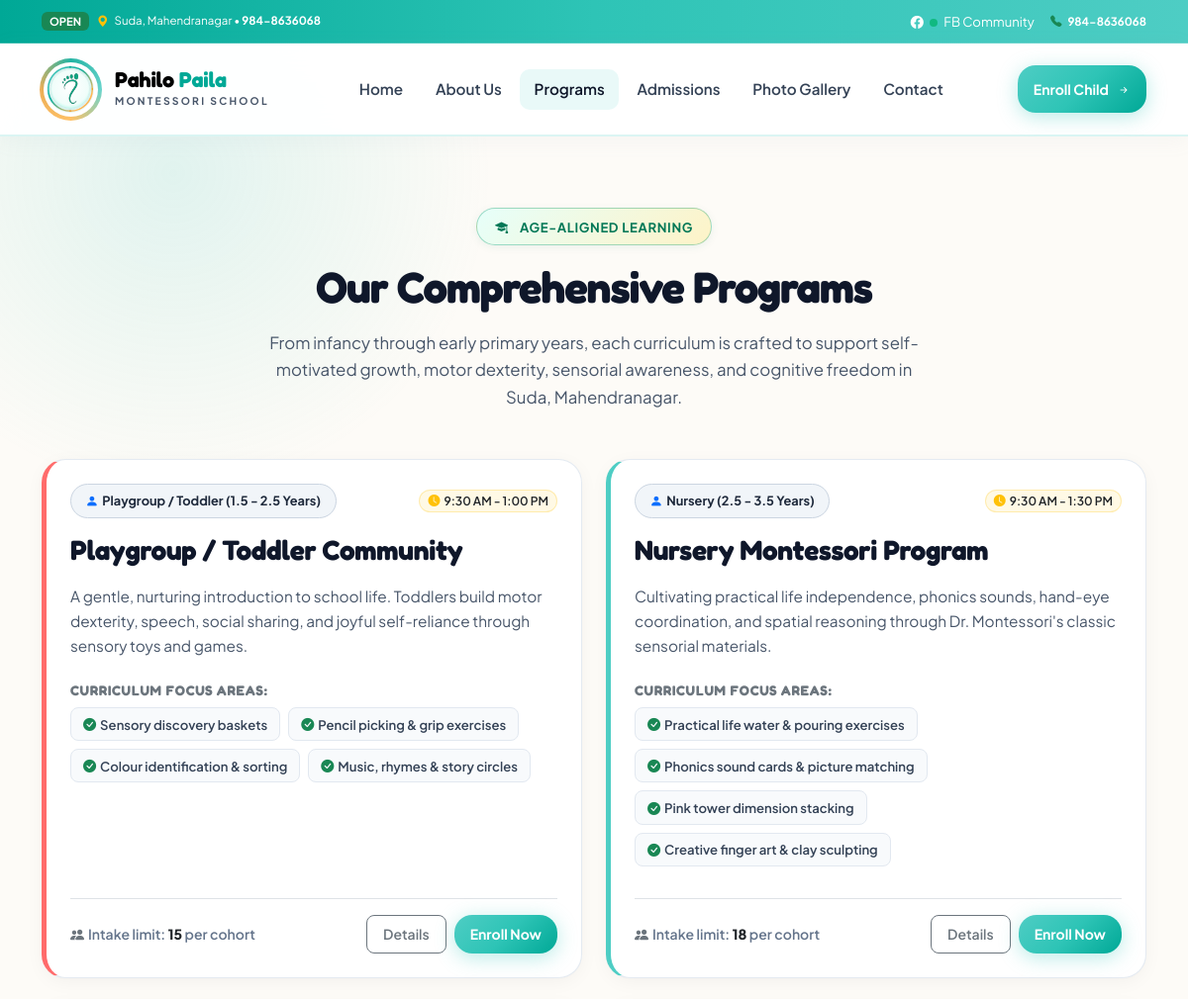
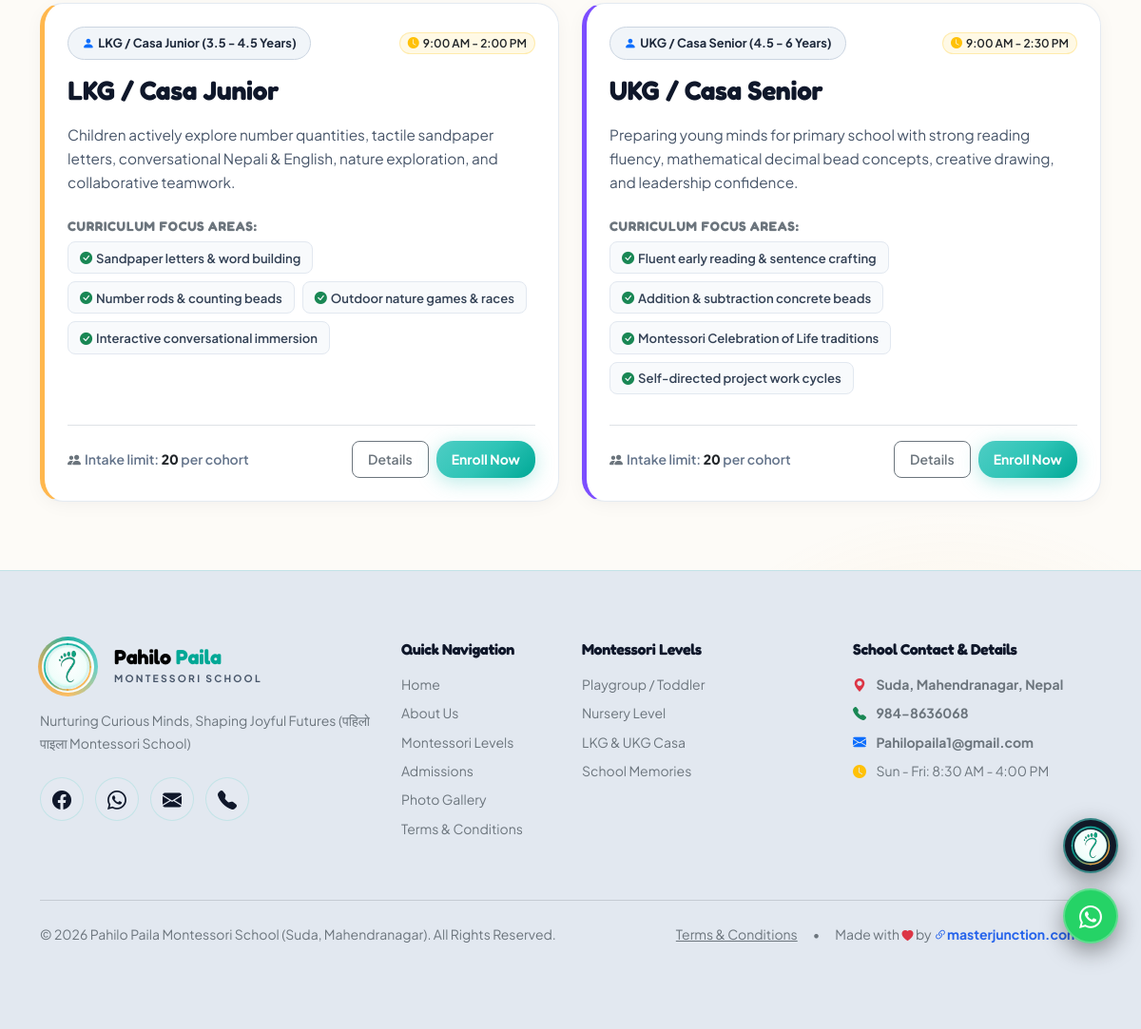
Screenshot of /programs/ with the database file from the repository (2 pictures, top to bottom).
### school/models.py (models this page shows, shortened)
class Program(models.Model):
    AGE_GROUPS = [
        ('playgroup', 'Playgroup / Toddler (1.5 - 2.5 Years)'),
        ('nursery', 'Nursery (2.5 - 3.5 Years)'),
        ('lkg', 'LKG / Casa Junior (3.5 - 4.5 Years)'),
        ('ukg', 'UKG / Casa Senior (4.5 - 6 Years)'),
        ('afterschool', 'After-School Sensorial Activities (3 - 6 Years)'),
    ]
    title = models.CharField(max_length=150)
    slug = models.SlugField(unique=True)
    age_group = models.CharField(max_length=50, choices=AGE_GROUPS)
    timing = models.CharField(max_length=100, default="9:30 AM - 2:00 PM")
    capacity = models.PositiveIntegerField(default=15)
    description = models.TextField()
    highlights = models.TextField(help_text="Newline list of key learning highlights")
    icon = models.CharField(max_length=50, default="bi-stars")
    color_accent = models.CharField(max_length=20, default="#FF6B6B")
    is_featured = models.BooleanField(default=True)
    order = models.PositiveIntegerField(default=0)
    class Meta:
        ordering = ['order', 'title']
    def highlights_list(self):
        return [h.strip() for h in self.highlights.split('\n') if h.strip()]

class SchoolInfo(models.Model):
    name = models.CharField(max_length=200, default="Pahilo Paila Montessori School")
    motto = models.CharField(max_length=300, default="Nurturing Curious Minds, Shaping Joyful Futures (पहिलो पाइला)")
    phone = models.CharField(max_length=100, default="984-8636068")
    email = models.EmailField(default="Pahilopaila1@gmail.com")
    address = models.CharField(max_length=300, default="Suda, Mahendranagar, Nepal")
    opening_hours = models.CharField(max_length=100, default="Sun - Fri: 8:30 AM - 4:00 PM")
    about_text = models.TextField(default="Pahilo Paila Montessori School provides authentic, child-centered early childhood education. We nurture curiosity, motor coordination, cognitive growth, and self-directed learning in a loving preschool environment.")
    facebook_url = models.URLField(blank=True, null=True, default="https://www.facebook.com/p/Pahilo-Paila-Montessori-School-61569129280008/")
    instagram_url = models.URLField(blank=True, null=True, default="https://instagram.com")
    youtube_url = models.URLField(blank=True, null=True, default="https://youtube.com")
    class Meta:
        verbose_name = "School Configuration"
        verbose_name_plural = "School Configuration"

### school/views.py (the view)
# urls.py: path('programs/', views.programs_view, name='programs'),
def programs_view(request):
    programs = Program.objects.all()
    return render(request, 'school/programs.html', {'programs': programs})

### school/context_processors.py (called while the page is built)
def school_context(request):
    school_info = SchoolInfo.objects.first()
    active_notices = Notice.objects.filter(is_active=True)[:3]
    return {
        'school_info': school_info,
        'active_notices': active_notices,
    }

### templates/school/programs.html (shortened to what this page needs)
{% extends 'base.html' %}
{% block content %}
<section class="py-5">
  <div class="container py-4">
    <div class="text-center max-w-700 mx-auto mb-5">
      <div class="badge-montessori mb-3">
        <i class="bi bi-mortarboard-fill me-1"></i> Age-Aligned Learning
      </div>
      <h1 class="section-title mb-3">Our Comprehensive Programs</h1>
      <p class="section-subtitle">
        From infancy through early primary years, each curriculum is crafted to support self-motivated growth, motor dexterity, sensorial awareness, and cognitive freedom in Suda, Mahendranagar.
      </p>
    </div>
    <div class="row g-4">
      {% for program in programs %}
      <div class="col-lg-6">
        <div class="glass-panel p-4 p-md-4 h-100 d-flex flex-column justify-content-between" style="border-left: 5px solid {{ program.color_accent }};">
          <div>
            <div class="d-flex justify-content-between align-items-center mb-3 flex-wrap gap-2">
              <span class="badge-age-pill">
                <i class="bi bi-person-fill text-primary me-1"></i> {{ program.get_age_group_display }}
              </span>
              <span class="badge bg-warning bg-opacity-10 text-dark border border-warning border-opacity-25 px-2 py-1 rounded-pill small fw-semibold">
                <i class="bi bi-clock-fill text-warning me-1"></i>{{ program.timing }}
              </span>
            </div>
            <h2 class="h3 fw-bold mb-3" style="color: #0F172A; letter-spacing: -0.01em;">
              {{ program.title }}
            </h2>
            <p class="mb-4" style="color: #475569; font-size: 0.96rem; line-height: 1.65;">
              {{ program.description }}
            </p>
            <div class="mb-4">
              <h6 class="fw-bold mb-2 small text-uppercase text-secondary" style="letter-spacing: 0.05em;">
                Curriculum Focus Areas:
              </h6>
              <div class="d-flex flex-wrap gap-2">
                {% for hl in program.highlights_list %}
                  <span class="badge-tag-curriculum">
                    <i class="bi bi-check-circle-fill text-success me-1"></i>{{ hl }}
                  </span>
                {% endfor %}
              </div>
            </div>
          </div>
          <div class="d-flex justify-content-between align-items-center pt-3 border-top border-slate-200 mt-2">
            <span class="small fw-semibold" style="color: #64748B;">
              <i class="bi bi-people-fill text-secondary me-1"></i>Intake limit: <strong class="text-dark">{{ program.capacity }}</strong> per cohort
            </span>
            <div class="d-flex gap-2">
              <a href="{% url 'school:program_detail' program.slug %}" class="btn btn-sm btn-outline-secondary px-3 py-2 rounded-3 fw-semibold">
                Details
              </a>
              <a href="{% url 'school:admissions' %}" class="btn btn-sm btn-montessori-primary px-3 py-2">
                Enroll Now
              </a>
            </div>
          </div>
        </div>
      </div>
      {% endfor %}
    </div>
  </div>
</section>
{% endblock %}

### templates/base.html (shortened to what this page needs)
{% load static %}
<!DOCTYPE html>
<html lang="en" data-theme="light">
<head>
  <link rel="stylesheet" href="https://cdn.jsdelivr.net/npm/bootstrap@5.3.3/dist/css/bootstrap.min.css">
  <link rel="stylesheet" href="https://cdn.jsdelivr.net/npm/bootstrap-icons@1.11.3/font/bootstrap-icons.min.css">
  <link rel="stylesheet" href="https://cdnjs.cloudflare.com/ajax/libs/animate.css/4.1.1/animate.min.css"/>
  <link rel="stylesheet" href="{% static 'css/style.css' %}">
</head>
<body>
  <div class="notice-marquee">
    <div class="container d-flex align-items-center justify-content-between py-1">
      <div class="d-flex align-items-center gap-2 overflow-hidden w-100">
        <span class="badge bg-success text-uppercase px-2 py-1 flex-shrink-0" style="font-size:0.7rem;">Open</span>
        <span class="text-truncate small">
          <i class="bi bi-geo-alt-fill text-warning me-1"></i>
          Suda, Mahendranagar &bull; <strong>984-8636068</strong>
        </span>
      </div>
      <div class="d-none d-md-flex align-items-center gap-3 ms-3 flex-shrink-0">
        <a href="https://www.facebook.com/p/Pahilo-Paila-Montessori-School-61569129280008/" target="_blank" class="badge-fb-live" style="text-decoration:none;">
          <i class="bi bi-facebook"></i> <span class="live-dot ms-1 me-1"></span> FB Community
        </a>
        <a href="tel:9848636068" class="text-white small fw-bold text-nowrap">
          <i class="bi bi-telephone-fill text-success me-1"></i> 984-8636068
        </a>
      </div>
    </div>
  </div>
  <nav class="navbar navbar-expand-lg navbar-custom sticky-top">
    <div class="container">
      <a class="navbar-brand navbar-brand-wrapper" href="{% url 'school:home' %}" id="nav-brand-logo" title="Pahilo Paila Montessori">
        <div class="avnss-logo-wrapper">
          <img src="{% static 'img/logo.svg' %}" alt="Pahilo Paila Logo" class="navbar-brand-img">
        </div>
        <div class="d-flex flex-column justify-content-center text-start ps-1 brand-text-group">
          <span class="fw-bold font-heading lh-1 brand-title" style="font-size: 1.35rem; letter-spacing: -0.01em; color: #000000;">
            Pahilo <span style="color: #00A896;">Paila</span>
          </span>
          <span class="text-secondary text-uppercase fw-bold brand-subtitle" style="font-size: 0.65rem; letter-spacing: 2.2px; margin-top: 3px;">MONTESSORI SCHOOL</span>
        </div>
      </a>
      <div class="collapse navbar-collapse" id="navbarContent">
        <ul class="navbar-nav mx-auto mb-2 mb-lg-0 gap-1">
          <li class="nav-item">
            <a class="nav-link {% if request.resolver_match.url_name == 'home' %}active{% endif %}" href="{% url 'school:home' %}">Home</a>
          </li>
          <li class="nav-item">
            <a class="nav-link {% if request.resolver_match.url_name == 'about' %}active{% endif %}" href="{% url 'school:about' %}">About Us</a>
          </li>
          <li class="nav-item">
            <a class="nav-link {% if request.resolver_match.url_name == 'programs' %}active{% endif %}" href="{% url 'school:programs' %}">Programs</a>
          </li>
          <li class="nav-item">
            <a class="nav-link {% if request.resolver_match.url_name == 'admissions' %}active{% endif %}" href="{% url 'school:admissions' %}">Admissions</a>
          </li>
          <li class="nav-item">
            <a class="nav-link {% if request.resolver_match.url_name == 'gallery' %}active{% endif %}" href="{% url 'school:gallery' %}">Photo Gallery</a>
          </li>
          <li class="nav-item">
            <a class="nav-link {% if request.resolver_match.url_name == 'contact' %}active{% endif %}" href="{% url 'school:contact' %}">Contact</a>
          </li>
        </ul>
        <div class="d-flex align-items-center gap-2">
          <a href="{% url 'school:admissions' %}" class="btn btn-sm btn-montessori-primary px-3">
            Enroll Child <i class="bi bi-arrow-right-short"></i>
          </a>
        </div>
      </div>
    </div>
  </nav>
  <main>
    {% block content %}{% endblock %}
  </main>
  <div class="floating-right-widget">
    <div class="floating-hover-item" id="floating-pwa-item">
      <div class="floating-btn-circle app-btn" id="pwa-circle-btn" title="Install Pahilo Paila App">
        <img src="{% static 'img/logo.svg' %}" alt="Pahilo Paila Logo Icon">
      </div>
    </div>
    <div class="floating-hover-item">
      <a href="https://wa.me/9779848636068?text=Hello%20Pahilo%20Paila%20Montessori!%20I%20would%20like%20to%20inquire%20about%20admissions." target="_blank" class="floating-btn-circle whatsapp-btn" title="Direct WhatsApp Support (984-8636068)">
        <i class="bi bi-whatsapp fs-4"></i>
      </a>
    </div>
  </div>
  <footer class="footer-custom">
    <div class="container">
      <div class="row g-4">
        <div class="col-lg-4">
          <div class="d-flex align-items-center gap-3 mb-3">
            <div class="avnss-logo-wrapper">
              <img src="{% static 'img/logo.svg' %}" alt="Pahilo Paila Logo" class="navbar-brand-img" style="height: 52px; width: 52px;">
            </div>
            <div class="d-flex flex-column justify-content-center text-start ps-1 brand-text-group">
              <span class="fw-bold font-heading lh-1 brand-title" style="font-size: 1.35rem; letter-spacing: -0.01em; color: #000000;">
                Pahilo <span style="color: #00A896;">Paila</span>
              </span>
              <span class="text-secondary text-uppercase fw-bold brand-subtitle" style="font-size: 0.65rem; letter-spacing: 2.2px; margin-top: 3px;">MONTESSORI SCHOOL</span>
            </div>
          </div>
          <p class="text-secondary mb-4 small" style="line-height: 1.7;">
            {{ school_info.motto|default:"Nurturing Curious Minds, Shaping Joyful Futures (पहिलो पाइला Montessori School, Suda, Mahendranagar)." }}
          </p>
          <div class="social-spin-container">
            <a href="https://www.facebook.com/p/Pahilo-Paila-Montessori-School-61569129280008/" target="_blank" class="social-spin-btn facebook" title="Follow on Facebook">
              <i class="bi bi-facebook"></i>
            </a>
            <a href="https://wa.me/9779848636068" target="_blank" class="social-spin-btn whatsapp" title="WhatsApp Chat">
              <i class="bi bi-whatsapp"></i>
            </a>
            <a href="mailto:Pahilopaila1@gmail.com" class="social-spin-btn email" title="Send Email">
              <i class="bi bi-envelope-fill"></i>
            </a>
            <a href="tel:9848636068" class="social-spin-btn phone" title="Call Helpline">
              <i class="bi bi-telephone-fill"></i>
            </a>
          </div>
        </div>
        <div class="col-lg-2 col-6">
          <h6 class="fw-bold mb-3">Quick Navigation</h6>
          <ul class="list-unstyled text-secondary d-flex flex-column gap-2 small">
            <li><a href="{% url 'school:home' %}" class="hover-white">Home</a></li>
            <li><a href="{% url 'school:about' %}" class="hover-white">About Us</a></li>
            <li><a href="{% url 'school:programs' %}" class="hover-white">Montessori Levels</a></li>
            <li><a href="{% url 'school:admissions' %}" class="hover-white">Admissions</a></li>
            <li><a href="{% url 'school:gallery' %}" class="hover-white">Photo Gallery</a></li>
            <li><a href="{% url 'school:terms' %}" class="hover-white">Terms & Conditions</a></li>
          </ul>
        </div>
        <div class="col-lg-3 col-6">
          <h6 class="fw-bold mb-3">Montessori Levels</h6>
          <ul class="list-unstyled text-secondary d-flex flex-column gap-2 small">
            <li><a href="{% url 'school:programs' %}" class="hover-white">Playgroup / Toddler</a></li>
            <li><a href="{% url 'school:programs' %}" class="hover-white">Nursery Level</a></li>
            <li><a href="{% url 'school:programs' %}" class="hover-white">LKG & UKG Casa</a></li>
            <li><a href="{% url 'school:gallery' %}" class="hover-white">School Memories</a></li>
          </ul>
        </div>
        <div class="col-lg-3">
          <h6 class="fw-bold mb-3">School Contact & Details</h6>
          <ul class="list-unstyled text-secondary d-flex flex-column gap-2 small">
            <li><i class="bi bi-geo-alt-fill text-danger me-2"></i> <strong>Suda, Mahendranagar, Nepal</strong></li>
            <li><i class="bi bi-telephone-fill text-success me-2"></i> <strong>984-8636068</strong></li>
            <li><i class="bi bi-envelope-fill text-primary me-2"></i> <strong>Pahilopaila1@gmail.com</strong></li>
            <li><i class="bi bi-clock-fill text-warning me-2"></i> Sun - Fri: 8:30 AM - 4:00 PM</li>
          </ul>
        </div>
      </div>
      <div class="border-top border-secondary border-opacity-25 mt-5 pt-4 text-center small text-secondary">
        <div class="d-flex flex-column flex-md-row justify-content-between align-items-center gap-2">
          <p class="mb-0">&copy; 2026 Pahilo Paila Montessori School (Suda, Mahendranagar). All Rights Reserved.</p>
          <div class="d-flex align-items-center gap-3">
            <a href="{% url 'school:terms' %}" class="text-secondary text-decoration-underline hover-white">Terms & Conditions</a>
            <span>&bull;</span>
            <span>Made with <i class="bi bi-heart-fill text-danger" style="font-size: 0.75rem;"></i> by <a href="https://masterjunction.com.np" target="_blank" rel="noopener noreferrer" class="fw-bold text-decoration-none" style="color: #2563EB; transition: all 0.2s ease;" onmouseover="this.style.color='#1D4ED8'; this.style.textDecoration='underline';" onmouseout="this.style.color='#2563EB'; this.style.textDecoration='none';"><i class="bi bi-link-45deg me-0.5"></i>masterjunction.com.np</a></span>
          </div>
        </div>
      </div>
    </div>
  </footer>
</body>
</html>

### rows the page displays
Program: age_group "Playgroup / Toddler (1.5 - 2.5 Years)", timing "9:30 AM - 1:00 PM", title "Playgroup / Toddler Community", description "A gentle, nurturing introduction to school life. Toddlers build motor dexterity, speech, social sharing, and joyful self-reliance through sensory toys and games.", highlights_list "Sensory discovery baskets" "Pencil picking & grip exercises" "Colour identification & sorting" "Music, rhymes & story circles", capacity "15"
Program: age_group "Nursery (2.5 - 3.5 Years)", timing "9:30 AM - 1:30 PM", title "Nursery Montessori Program", description "Cultivating practical life independence, phonics sounds, hand-eye coordination, and spatial reasoning through Dr. Montessori's classic sensorial materials.", highlights_list "Practical life water & pouring exercises" "Phonics sound cards & picture matching" "Pink tower dimension stacking" "Creative finger art & clay sculpting", capacity "18"
Program: age_group "LKG / Casa Junior (3.5 - 4.5 Years)", timing "9:00 AM - 2:00 PM", title "LKG / Casa Junior", description "Children actively explore number quantities, tactile sandpaper letters, conversational Nepali & English, nature exploration, and collaborative teamwork.", highlights_list "Sandpaper letters & word building" "Number rods & counting beads" "Outdoor nature games & races" "Interactive conversational immersion", capacity "20"
Program: age_group "UKG / Casa Senior (4.5 - 6 Years)", timing "9:00 AM - 2:30 PM", title "UKG / Casa Senior", description "Preparing young minds for primary school with strong reading fluency, mathematical decimal bead concepts, creative drawing, and leadership confidence.", highlights_list "Fluent early reading & sentence crafting" "Addition & subtraction concrete beads" "Montessori Celebration of Life traditions" "Self-directed project work cycles", capacity "20"
SchoolInfo: motto "Nurturing Curious Minds, Shaping Joyful Futures (पहिलो पाइला Montessori School)"
